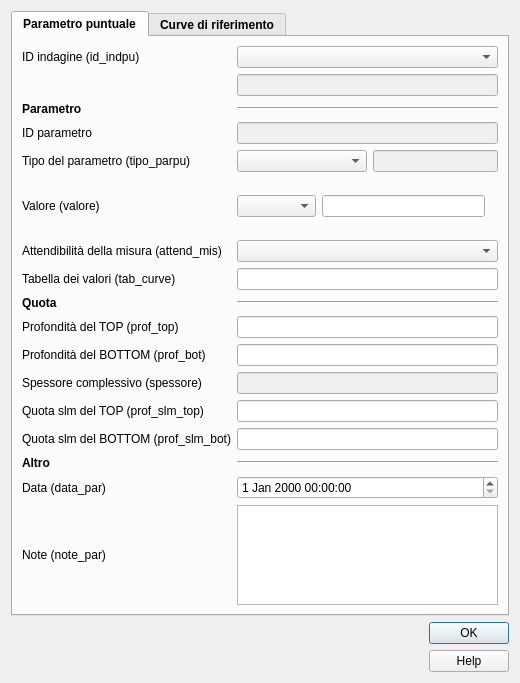
<?xml version="1.0" encoding="UTF-8"?>
<ui version="4.0">
 <class>parametri_puntuali</class>
 <widget class="QDialog" name="parametri_puntuali">
  <property name="geometry">
   <rect>
    <x>0</x>
    <y>0</y>
    <width>520</width>
    <height>683</height>
   </rect>
  </property>
  <property name="sizePolicy">
   <sizepolicy hsizetype="Fixed" vsizetype="Fixed">
    <horstretch>0</horstretch>
    <verstretch>0</verstretch>
   </sizepolicy>
  </property>
  <property name="minimumSize">
   <size>
    <width>520</width>
    <height>660</height>
   </size>
  </property>
  <property name="maximumSize">
   <size>
    <width>1500</width>
    <height>1500</height>
   </size>
  </property>
  <property name="windowTitle">
   <string>Parametri puntuali</string>
  </property>
  <property name="toolTip">
   <string/>
  </property>
  <property name="modal">
   <bool>true</bool>
  </property>
  <layout class="QVBoxLayout" name="verticalLayout_2">
   <item>
    <widget class="QTabWidget" name="tabWidget">
     <property name="sizePolicy">
      <sizepolicy hsizetype="Expanding" vsizetype="Expanding">
       <horstretch>0</horstretch>
       <verstretch>0</verstretch>
      </sizepolicy>
     </property>
     <property name="minimumSize">
      <size>
       <width>0</width>
       <height>0</height>
      </size>
     </property>
     <property name="maximumSize">
      <size>
       <width>1450</width>
       <height>1450</height>
      </size>
     </property>
     <property name="font">
      <font>
       <weight>75</weight>
       <bold>true</bold>
      </font>
     </property>
     <property name="currentIndex">
      <number>0</number>
     </property>
     <widget class="QWidget" name="tab">
      <attribute name="title">
       <string>Parametro puntuale</string>
      </attribute>
      <layout class="QGridLayout" name="gridLayout_3">
       <item row="5" column="1">
        <widget class="QLineEdit" name="id_parpu">
         <property name="enabled">
          <bool>false</bool>
         </property>
         <property name="palette">
          <palette>
           <active>
            <colorrole role="Text">
             <brush brushstyle="SolidPattern">
              <color alpha="255">
               <red>113</red>
               <green>113</green>
               <blue>113</blue>
              </color>
             </brush>
            </colorrole>
            <colorrole role="PlaceholderText">
             <brush brushstyle="NoBrush">
              <color alpha="128">
               <red>113</red>
               <green>113</green>
               <blue>113</blue>
              </color>
             </brush>
            </colorrole>
           </active>
           <inactive>
            <colorrole role="Text">
             <brush brushstyle="SolidPattern">
              <color alpha="255">
               <red>113</red>
               <green>113</green>
               <blue>113</blue>
              </color>
             </brush>
            </colorrole>
            <colorrole role="PlaceholderText">
             <brush brushstyle="NoBrush">
              <color alpha="128">
               <red>113</red>
               <green>113</green>
               <blue>113</blue>
              </color>
             </brush>
            </colorrole>
           </inactive>
           <disabled>
            <colorrole role="Text">
             <brush brushstyle="SolidPattern">
              <color alpha="255">
               <red>120</red>
               <green>120</green>
               <blue>120</blue>
              </color>
             </brush>
            </colorrole>
            <colorrole role="PlaceholderText">
             <brush brushstyle="NoBrush">
              <color alpha="128">
               <red>113</red>
               <green>113</green>
               <blue>113</blue>
              </color>
             </brush>
            </colorrole>
           </disabled>
          </palette>
         </property>
         <property name="toolTip">
          <string/>
         </property>
        </widget>
       </item>
       <item row="11" column="1">
        <widget class="QLineEdit" name="tab_curve">
         <property name="toolTip">
          <string/>
         </property>
        </widget>
       </item>
       <item row="14" column="1">
        <widget class="QLineEdit" name="prof_top">
         <property name="toolTip">
          <string/>
         </property>
        </widget>
       </item>
       <item row="17" column="1">
        <widget class="QLineEdit" name="quota_slm_top">
         <property name="toolTip">
          <string/>
         </property>
        </widget>
       </item>
       <item row="16" column="1">
        <widget class="QLineEdit" name="spessore">
         <property name="enabled">
          <bool>false</bool>
         </property>
        </widget>
       </item>
       <item row="15" column="1">
        <widget class="QLineEdit" name="prof_bot">
         <property name="toolTip">
          <string/>
         </property>
        </widget>
       </item>
       <item row="13" column="0">
        <widget class="QLabel" name="label_16">
         <property name="text">
          <string>&lt;b&gt;Quota&lt;/b&gt;</string>
         </property>
        </widget>
       </item>
       <item row="27" column="0">
        <widget class="QLabel" name="label_7">
         <property name="font">
          <font>
           <weight>50</weight>
           <bold>false</bold>
          </font>
         </property>
         <property name="text">
          <string>Note (note_par)</string>
         </property>
        </widget>
       </item>
       <item row="14" column="0">
        <widget class="QLabel" name="label_12">
         <property name="sizePolicy">
          <sizepolicy hsizetype="Minimum" vsizetype="Preferred">
           <horstretch>0</horstretch>
           <verstretch>0</verstretch>
          </sizepolicy>
         </property>
         <property name="minimumSize">
          <size>
           <width>45</width>
           <height>0</height>
          </size>
         </property>
         <property name="font">
          <font>
           <weight>50</weight>
           <bold>false</bold>
          </font>
         </property>
         <property name="text">
          <string>&lt;html&gt;&lt;head/&gt;&lt;body&gt;&lt;p&gt;Profondità del TOP (prof_top)&lt;/p&gt;&lt;/body&gt;&lt;/html&gt;</string>
         </property>
        </widget>
       </item>
       <item row="7" column="1">
        <layout class="QHBoxLayout" name="horizontalLayout">
         <item>
          <widget class="QComboBox" name="valore_box"/>
         </item>
         <item>
          <widget class="QLineEdit" name="valore">
           <property name="toolTip">
            <string/>
           </property>
          </widget>
         </item>
         <item>
          <widget class="QLabel" name="simbolo_val">
           <property name="text">
            <string/>
           </property>
          </widget>
         </item>
        </layout>
       </item>
       <item row="13" column="1">
        <widget class="Line" name="line_2">
         <property name="orientation">
          <enum>Qt::Horizontal</enum>
         </property>
        </widget>
       </item>
       <item row="26" column="0">
        <widget class="QLabel" name="label_6">
         <property name="font">
          <font>
           <weight>50</weight>
           <bold>false</bold>
          </font>
         </property>
         <property name="text">
          <string>Data (data_par)</string>
         </property>
        </widget>
       </item>
       <item row="10" column="1">
        <widget class="QComboBox" name="attend_mis">
         <property name="sizePolicy">
          <sizepolicy hsizetype="Expanding" vsizetype="Fixed">
           <horstretch>0</horstretch>
           <verstretch>0</verstretch>
          </sizepolicy>
         </property>
         <property name="toolTip">
          <string/>
         </property>
        </widget>
       </item>
       <item row="25" column="0">
        <widget class="QLabel" name="label_18">
         <property name="text">
          <string>&lt;b&gt;Altro&lt;/b&gt;</string>
         </property>
        </widget>
       </item>
       <item row="6" column="0">
        <widget class="QLabel" name="label_9">
         <property name="sizePolicy">
          <sizepolicy hsizetype="Minimum" vsizetype="Preferred">
           <horstretch>0</horstretch>
           <verstretch>0</verstretch>
          </sizepolicy>
         </property>
         <property name="minimumSize">
          <size>
           <width>45</width>
           <height>0</height>
          </size>
         </property>
         <property name="font">
          <font>
           <weight>50</weight>
           <bold>false</bold>
          </font>
         </property>
         <property name="text">
          <string>Tipo del parametro (tipo_parpu)</string>
         </property>
        </widget>
       </item>
       <item row="25" column="1">
        <widget class="Line" name="line_3">
         <property name="orientation">
          <enum>Qt::Horizontal</enum>
         </property>
        </widget>
       </item>
       <item row="2" column="0">
        <widget class="QLabel" name="label">
         <property name="font">
          <font>
           <weight>50</weight>
           <bold>false</bold>
          </font>
         </property>
         <property name="text">
          <string>ID indagine (id_indpu)</string>
         </property>
        </widget>
       </item>
       <item row="7" column="0">
        <widget class="QLabel" name="label_2">
         <property name="sizePolicy">
          <sizepolicy hsizetype="Minimum" vsizetype="Preferred">
           <horstretch>0</horstretch>
           <verstretch>0</verstretch>
          </sizepolicy>
         </property>
         <property name="minimumSize">
          <size>
           <width>45</width>
           <height>0</height>
          </size>
         </property>
         <property name="font">
          <font>
           <weight>50</weight>
           <bold>false</bold>
          </font>
         </property>
         <property name="text">
          <string>&lt;html&gt;&lt;head/&gt;&lt;body&gt;&lt;p&gt;Valore (valore)&lt;/p&gt;&lt;/body&gt;&lt;/html&gt;</string>
         </property>
        </widget>
       </item>
       <item row="10" column="0">
        <widget class="QLabel" name="label_4">
         <property name="sizePolicy">
          <sizepolicy hsizetype="Minimum" vsizetype="Preferred">
           <horstretch>0</horstretch>
           <verstretch>0</verstretch>
          </sizepolicy>
         </property>
         <property name="minimumSize">
          <size>
           <width>45</width>
           <height>0</height>
          </size>
         </property>
         <property name="font">
          <font>
           <weight>50</weight>
           <bold>false</bold>
          </font>
         </property>
         <property name="text">
          <string>Attendibilità della misura (attend_mis)</string>
         </property>
        </widget>
       </item>
       <item row="5" column="0">
        <widget class="QLabel" name="label_3">
         <property name="font">
          <font>
           <weight>50</weight>
           <bold>false</bold>
          </font>
         </property>
         <property name="text">
          <string>ID parametro</string>
         </property>
        </widget>
       </item>
       <item row="26" column="1">
        <widget class="QDateTimeEdit" name="data_par">
         <property name="font">
          <font>
           <weight>50</weight>
           <bold>false</bold>
          </font>
         </property>
         <property name="toolTip">
          <string/>
         </property>
        </widget>
       </item>
       <item row="16" column="0">
        <widget class="QLabel" name="label_8">
         <property name="font">
          <font>
           <weight>50</weight>
           <bold>false</bold>
          </font>
         </property>
         <property name="text">
          <string>Spessore complessivo (spessore)</string>
         </property>
        </widget>
       </item>
       <item row="6" column="1">
        <layout class="QHBoxLayout" name="horizontalLayout_2">
         <item>
          <widget class="QComboBox" name="tipo_parpu_box">
           <property name="sizePolicy">
            <sizepolicy hsizetype="Expanding" vsizetype="Fixed">
             <horstretch>0</horstretch>
             <verstretch>0</verstretch>
            </sizepolicy>
           </property>
           <property name="toolTip">
            <string/>
           </property>
          </widget>
         </item>
         <item>
          <widget class="QLineEdit" name="tipo_parpu">
           <property name="enabled">
            <bool>false</bool>
           </property>
           <property name="sizePolicy">
            <sizepolicy hsizetype="Minimum" vsizetype="Fixed">
             <horstretch>0</horstretch>
             <verstretch>0</verstretch>
            </sizepolicy>
           </property>
           <property name="minimumSize">
            <size>
             <width>50</width>
             <height>20</height>
            </size>
           </property>
           <property name="palette">
            <palette>
             <active>
              <colorrole role="Text">
               <brush brushstyle="SolidPattern">
                <color alpha="255">
                 <red>113</red>
                 <green>113</green>
                 <blue>113</blue>
                </color>
               </brush>
              </colorrole>
              <colorrole role="PlaceholderText">
               <brush brushstyle="NoBrush">
                <color alpha="128">
                 <red>113</red>
                 <green>113</green>
                 <blue>113</blue>
                </color>
               </brush>
              </colorrole>
             </active>
             <inactive>
              <colorrole role="Text">
               <brush brushstyle="SolidPattern">
                <color alpha="255">
                 <red>113</red>
                 <green>113</green>
                 <blue>113</blue>
                </color>
               </brush>
              </colorrole>
              <colorrole role="PlaceholderText">
               <brush brushstyle="NoBrush">
                <color alpha="128">
                 <red>113</red>
                 <green>113</green>
                 <blue>113</blue>
                </color>
               </brush>
              </colorrole>
             </inactive>
             <disabled>
              <colorrole role="Text">
               <brush brushstyle="SolidPattern">
                <color alpha="255">
                 <red>120</red>
                 <green>120</green>
                 <blue>120</blue>
                </color>
               </brush>
              </colorrole>
              <colorrole role="PlaceholderText">
               <brush brushstyle="NoBrush">
                <color alpha="128">
                 <red>113</red>
                 <green>113</green>
                 <blue>113</blue>
                </color>
               </brush>
              </colorrole>
             </disabled>
            </palette>
           </property>
          </widget>
         </item>
        </layout>
       </item>
       <item row="18" column="0">
        <widget class="QLabel" name="label_15">
         <property name="sizePolicy">
          <sizepolicy hsizetype="Minimum" vsizetype="Preferred">
           <horstretch>0</horstretch>
           <verstretch>0</verstretch>
          </sizepolicy>
         </property>
         <property name="minimumSize">
          <size>
           <width>45</width>
           <height>0</height>
          </size>
         </property>
         <property name="font">
          <font>
           <weight>50</weight>
           <bold>false</bold>
          </font>
         </property>
         <property name="text">
          <string>&lt;html&gt;&lt;head/&gt;&lt;body&gt;&lt;p&gt;Quota slm del BOTTOM (prof_slm_bot)&lt;/p&gt;&lt;/body&gt;&lt;/html&gt;</string>
         </property>
        </widget>
       </item>
       <item row="11" column="0">
        <widget class="QLabel" name="label_5">
         <property name="sizePolicy">
          <sizepolicy hsizetype="Minimum" vsizetype="Preferred">
           <horstretch>0</horstretch>
           <verstretch>0</verstretch>
          </sizepolicy>
         </property>
         <property name="minimumSize">
          <size>
           <width>45</width>
           <height>0</height>
          </size>
         </property>
         <property name="font">
          <font>
           <weight>50</weight>
           <bold>false</bold>
          </font>
         </property>
         <property name="text">
          <string>&lt;html&gt;&lt;head/&gt;&lt;body&gt;&lt;p&gt;Tabella dei valori (tab_curve)&lt;/p&gt;&lt;/body&gt;&lt;/html&gt;</string>
         </property>
        </widget>
       </item>
       <item row="4" column="0">
        <widget class="QLabel" name="label_11">
         <property name="text">
          <string>&lt;b&gt;Parametro&lt;/b&gt;</string>
         </property>
        </widget>
       </item>
       <item row="18" column="1">
        <widget class="QLineEdit" name="quota_slm_bot">
         <property name="toolTip">
          <string/>
         </property>
        </widget>
       </item>
       <item row="15" column="0">
        <widget class="QLabel" name="label_13">
         <property name="sizePolicy">
          <sizepolicy hsizetype="Minimum" vsizetype="Preferred">
           <horstretch>0</horstretch>
           <verstretch>0</verstretch>
          </sizepolicy>
         </property>
         <property name="minimumSize">
          <size>
           <width>45</width>
           <height>0</height>
          </size>
         </property>
         <property name="font">
          <font>
           <weight>50</weight>
           <bold>false</bold>
          </font>
         </property>
         <property name="text">
          <string>&lt;html&gt;&lt;head/&gt;&lt;body&gt;&lt;p&gt;Profondità del BOTTOM (prof_bot)&lt;/p&gt;&lt;/body&gt;&lt;/html&gt;</string>
         </property>
        </widget>
       </item>
       <item row="4" column="1">
        <widget class="Line" name="line">
         <property name="orientation">
          <enum>Qt::Horizontal</enum>
         </property>
        </widget>
       </item>
       <item row="17" column="0">
        <widget class="QLabel" name="label_14">
         <property name="sizePolicy">
          <sizepolicy hsizetype="Minimum" vsizetype="Preferred">
           <horstretch>0</horstretch>
           <verstretch>0</verstretch>
          </sizepolicy>
         </property>
         <property name="minimumSize">
          <size>
           <width>45</width>
           <height>0</height>
          </size>
         </property>
         <property name="font">
          <font>
           <weight>50</weight>
           <bold>false</bold>
          </font>
         </property>
         <property name="text">
          <string>&lt;html&gt;&lt;head/&gt;&lt;body&gt;&lt;p&gt;Quota slm del TOP (prof_slm_top)&lt;/p&gt;&lt;/body&gt;&lt;/html&gt;</string>
         </property>
        </widget>
       </item>
       <item row="27" column="1">
        <widget class="QTextEdit" name="note_par">
         <property name="maximumSize">
          <size>
           <width>16777215</width>
           <height>100</height>
          </size>
         </property>
         <property name="font">
          <font>
           <weight>50</weight>
           <bold>false</bold>
          </font>
         </property>
         <property name="toolTip">
          <string/>
         </property>
        </widget>
       </item>
       <item row="2" column="1">
        <widget class="QComboBox" name="id_indpu">
         <property name="toolTip">
          <string/>
         </property>
        </widget>
       </item>
       <item row="3" column="1">
        <widget class="QLineEdit" name="pkey_indpu">
         <property name="enabled">
          <bool>false</bool>
         </property>
        </widget>
       </item>
      </layout>
     </widget>
     <widget class="QWidget" name="tab_2">
      <attribute name="title">
       <string>Curve di riferimento</string>
      </attribute>
      <layout class="QGridLayout" name="gridLayout_4">
       <item row="0" column="0">
        <widget class="QgsRelationEditorWidget" name="fk_p_parametri_curve">
         <property name="sizePolicy">
          <sizepolicy hsizetype="Minimum" vsizetype="Minimum">
           <horstretch>0</horstretch>
           <verstretch>0</verstretch>
          </sizepolicy>
         </property>
         <property name="font">
          <font>
           <family>Arial</family>
           <weight>75</weight>
           <bold>true</bold>
          </font>
         </property>
         <property name="toolTip">
          <string>Curve correlate.</string>
         </property>
         <property name="styleSheet">
          <string notr="true">QgsCollapsibleGroupBoxBasic::title, QgsCollapsibleGroupBox::title {  subcontrol-origin: margin;  subcontrol-position: top left;  margin-left: 20px;  margin-right: 5px;  left: 0px;  top: 2px;}</string>
         </property>
         <property name="viewMode">
          <enum>QgsDualView::AttributeTable</enum>
         </property>
         <property name="title" stdset="0">
          <string>Curve correlate</string>
         </property>
         <property name="qgisRelation" stdset="0">
          <string notr="true">parametri_curve_puntuali</string>
         </property>
         <widget class="QLabel" name="label_19">
          <property name="geometry">
           <rect>
            <x>220</x>
            <y>30</y>
            <width>131</width>
            <height>16</height>
           </rect>
          </property>
          <property name="text">
           <string>&lt;B&gt;CURVE DI RIFERIMENTO&lt;/B&gt;</string>
          </property>
         </widget>
        </widget>
       </item>
      </layout>
     </widget>
    </widget>
   </item>
   <item>
    <layout class="QHBoxLayout" name="horizontalLayout_3">
     <item>
      <widget class="QLabel" name="label_logo_cnr">
       <property name="maximumSize">
        <size>
         <width>81</width>
         <height>60</height>
        </size>
       </property>
       <property name="text">
        <string/>
       </property>
       <property name="pixmap">
        <pixmap>../loghi/Logo CNR-2010-Quadrato-ITA-high.png</pixmap>
       </property>
       <property name="scaledContents">
        <bool>true</bool>
       </property>
      </widget>
     </item>
     <item>
      <widget class="QLabel" name="label_logo_igag">
       <property name="maximumSize">
        <size>
         <width>70</width>
         <height>60</height>
        </size>
       </property>
       <property name="text">
        <string/>
       </property>
       <property name="pixmap">
        <pixmap>../loghi/IGAG-CMYK.png</pixmap>
       </property>
       <property name="scaledContents">
        <bool>true</bool>
       </property>
      </widget>
     </item>
     <item>
      <spacer name="horizontalSpacer">
       <property name="orientation">
        <enum>Qt::Horizontal</enum>
       </property>
       <property name="sizeHint" stdset="0">
        <size>
         <width>40</width>
         <height>20</height>
        </size>
       </property>
      </spacer>
     </item>
     <item>
      <layout class="QVBoxLayout" name="verticalLayout">
       <item>
        <widget class="QDialogButtonBox" name="buttonBox">
         <property name="sizePolicy">
          <sizepolicy hsizetype="Fixed" vsizetype="Fixed">
           <horstretch>0</horstretch>
           <verstretch>0</verstretch>
          </sizepolicy>
         </property>
         <property name="minimumSize">
          <size>
           <width>0</width>
           <height>0</height>
          </size>
         </property>
         <property name="cursor">
          <cursorShape>PointingHandCursor</cursorShape>
         </property>
         <property name="orientation">
          <enum>Qt::Vertical</enum>
         </property>
         <property name="standardButtons">
          <set>QDialogButtonBox::Ok</set>
         </property>
         <property name="centerButtons">
          <bool>true</bool>
         </property>
        </widget>
       </item>
       <item>
        <widget class="QPushButton" name="help_button">
         <property name="cursor">
          <cursorShape>PointingHandCursor</cursorShape>
         </property>
         <property name="text">
          <string>Help</string>
         </property>
        </widget>
       </item>
      </layout>
     </item>
    </layout>
   </item>
  </layout>
 </widget>
 <customwidgets>
  <customwidget>
   <class>QgsRelationEditorWidget</class>
   <extends>QWidget</extends>
   <header>qgsrelationeditorwidget.h</header>
   <container>1</container>
  </customwidget>
 </customwidgets>
 <resources/>
 <connections/>
</ui>
